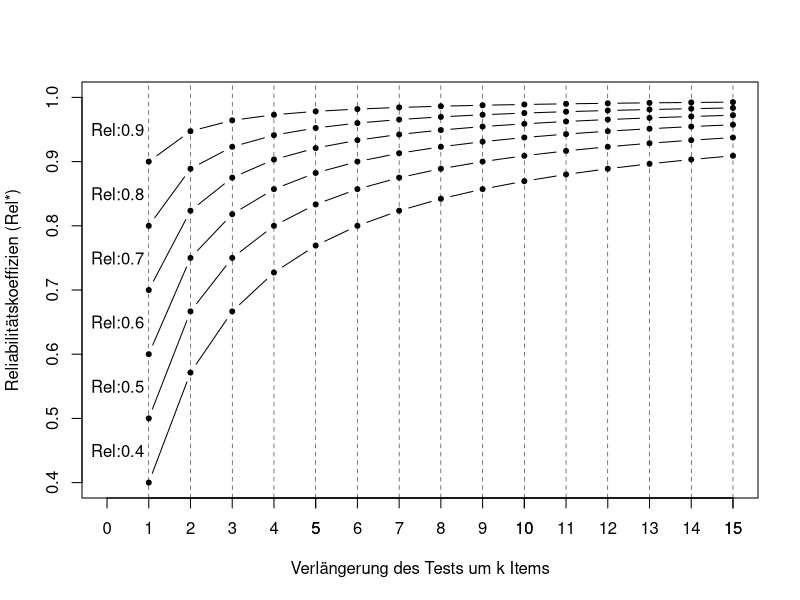
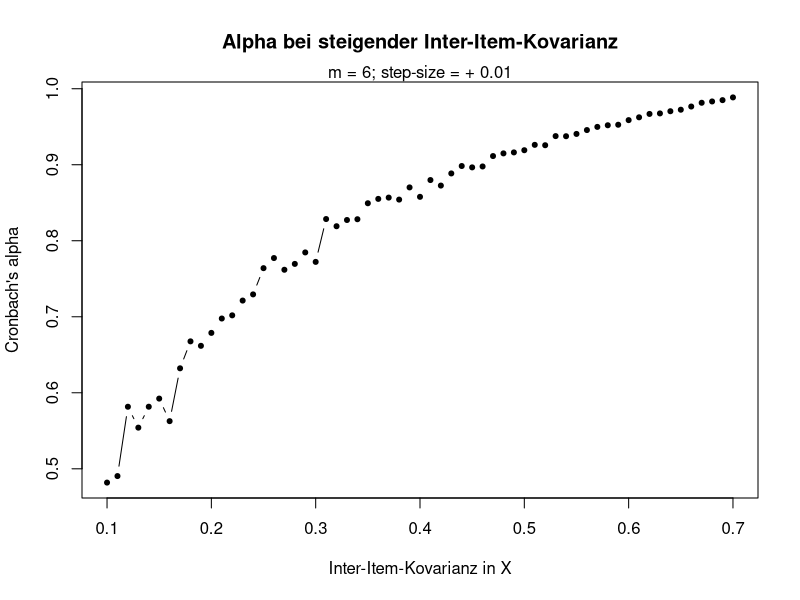
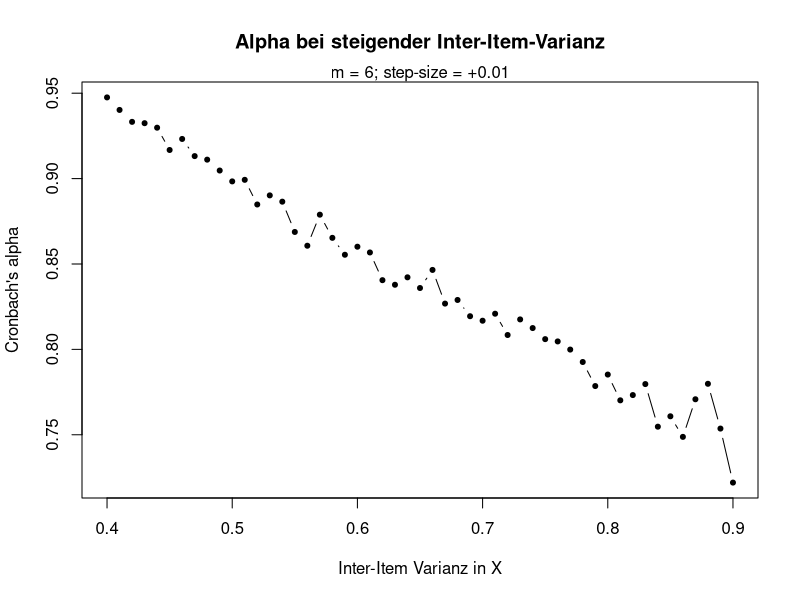

Recreate these plots in R, in order.
## ---- chunk 1
knitr::opts_chunk$set(echo = TRUE)
## ---- chunk 2
set.seed(123)
## ---- chunk 3
# Tau-parallel
M <- 8
mu <- c(5,4,3,4,5,3,5,4)
# Kovarianzmatrix
Sigma <- matrix(
  c(.8, .5, .5, .5, .5, .5, .5, .5,
    .5, .8, .5, .5, .5, .5, .5, .5,
    .5, .5, .8, .5, .5, .5, .5, .5,
    .5, .5, .5, .8, .5, .5, .5, .5,
    .5, .5, .5, .5, .8, .5, .5, .5,
    .5, .5, .5, .5, .5, .8, .5, .5,
    .5, .5, .5, .5, .5, .5, .8, .5,
    .5, .5, .5, .5, .5, .5, .5, .8),
  M,M)
N <- 1e3
# Multivariate Half-Normal Distribution
X <- data.frame(abs(MASS::mvrnorm(N, mu, Sigma)))
## ---- chunk 4
even <- seq(1,8, by=2)
uneven <- seq(2,8, by=2)
rsx_even <- rowSums(X[,even])
rsx_uneven <- rowSums(X[,uneven])
# Halbtestreliabilität
(Rel_halb <- cor(rsx_even, rsx_uneven))
## ---- chunk 5
Rel_SBK <- function(X_p, X_q) {
  r <- cor(X_p, X_q)
  2 * r / (1+r)
}
## ---- chunk 6
set.seed(123)
N <- 1e3
X <- data.frame(MASS::mvrnorm(N, mu, Sigma))
even <- seq(1,8, by=2)
uneven <- seq(2,8, by=2)
X_p <- rowSums(X[, even])
X_q <- rowSums(X[, uneven])
## ---- chunk 7
Rel_SBK(X_p, X_q)
## ---- chunk 8
set.seed(123)
## ---- chunk 9
N <- 1e3
X <- data.frame(MASS::mvrnorm(N, mu, Sigma))
m <- length(X) ; seq <- seq(m)
rseq <- sample(seq, m, replace=FALSE)
X_p <- rowSums(X[,rseq[1:4]])
X_q <- rowSums(X[,rseq[5:8]])
(Rel_halb <- cor(X_p, X_q))
## ---- chunk 10
Rel_SBK(X_p, X_q)
## ---- chunk 11
set.seed(123)
## ---- chunk 12
# Essenziell Tau-Äquivalent
M <- 8
mu <- c(5,4,3,4,5,3,5,4)
# Kovarianzmatrix
Sigma <- matrix(
  c(1.8, .5, .5, .5, .5, .5, .5, .5,
    .5, 1.7, .5, .5, .5, .5, .5, .5,
    .5, .5, 1.8, .5, .5, .5, .5, .5,
    .5, .5, .5, 1.6, .5, .5, .5, .5,
    .5, .5, .5, .5, 1.6, .5, .5, .5,
    .5, .5, .5, .5, .5, 1.7, .5, .5,
    .5, .5, .5, .5, .5, .5, 1.8, .5,
    .5, .5, .5, .5, .5, .5, .5, 1.8),
  M,M)
N <- 1e3
# Multivariate Half-Normal Distribution
X <- data.frame(abs(MASS::mvrnorm(N, mu, Sigma)))
## ---- chunk 13
VCOV <- cov(X)
V_items <- diag(VCOV)
V_X <- sum(VCOV)
list("Gesamtvarianz" = round(V_X, 2),
     "Itemvarianz" = round(V_items,2))
## ---- chunk 14
alpha <- function(X) {
  VCOV <- cov(X) ; m <- length(X)
  V_x <- sum(VCOV) ; V_xi <- sum(diag(VCOV))
  m/(m-1) * (1-(V_xi/V_x))
}
## ---- chunk 15
set.seed(123)
N <- 1e3
X <- data.frame(MASS::mvrnorm(N, mu, Sigma))
alpha(X)
## ---- chunk 16
item_stats <- psych::alpha(X)
item_stats$total[["raw_alpha"]]
## ---- chunk 17
set.seed(123)
## ---- chunk 18
N <- 1e2
X <- data.frame(MASS::mvrnorm(N, mu, Sigma))
VCOV <- cov(X)
V_items <- diag(VCOV)
V_X <- sum(VCOV)
list("Gesamtvarianz" = round(V_X, 2),
     "Itemvarianz" = round(V_items,2))
## ---- chunk 19
alpha(X)
## ---- chunk 20
set.seed(123)
## ---- chunk 21
# Essenziell Tau-Äquivalent
M <- 6
mu <- c(5,4,3,4,5,3)
# Kovarianzmatrix
Sigma <- matrix(
  c(.8, .4, .4, .4, .4, .4,
    .4, .7, .4, .4, .4, .4,
    .4, .4, .8, .4, .4, .4,
    .4, .4, .4, .7, .4, .4,
    .4, .4, .4, .4, .8, .4,
    .4, .4, .4, .4, .4, .7),
  M,M)
N <- 1e3
# Multivariate Half-Normal Distribution
X <- data.frame(abs(MASS::mvrnorm(N, mu, Sigma)))
## ---- chunk 22
alpha(X)
## ---- chunk 23
calc_k <- function(Rel_ast, Rel) {
 (Rel_ast * (1-Rel)) / (Rel * (1 -Rel_ast))
}
Rel_ast <- 0.99 ; Rel <- 0.87
calc_k(Rel_ast, Rel)
## ---- chunk 24
calc_k(Rel_ast=0.9, Rel=0.45)
## ---- chunk 25
calc_Rel_ast <- function(k, Rel) {
  (k * Rel) / (1 + (k-1) * Rel)
}
ks <- 1:15
plot(c(0,15), c(0.4,1), type = "n",
     xlab="Verlängerung des Tests um k Items",
     ylab="Reliabilitätskoeffizien (Rel*)")
axis(1, at = ks)
rs <- seq(0.4, 0.9, by=0.1)
lapply(rs, function(r) points(ks, lapply(ks, function(k) calc_Rel_ast(k, r)), 
                              type = "b", pch=20))
text(0.25, rs + 0.05, paste0("Rel:", rs))
abline(v = ks, lty=2, lwd=.5)
## ---- chunk 26
# Essenziell Tau-Äquivalent
M <- 6
mu <- c(5,4,3,4,5,3)
# Kovarianzmatrix
Sigma <- matrix(
  c(.8, .1, .1, .1, .1, .1,
    .1, .7, .1, .1, .1, .1,
    .1, .1, .8, .1, .1, .1,
    .1, .1, .1, .7, .1, .1,
    .1, .1, .1, .1, .8, .1,
    .1, .1, .1, .1, .1, .7),
  M,M)
N <- 1e3
# Multivariate Half-Normal Distribution
X <- data.frame(abs(MASS::mvrnorm(N, mu, Sigma)))
## ---- chunk 27
sigmas <- seq(0.1, 0.7, by=0.01)
sim_alpha <- function(sigma){
  M <- 6
  mu <- c(5,4,3,4,5,3)
  Sigma <- matrix(rep(sigma, M^2), M)
  diag(Sigma) <- rep(c(.8,.7), 3)
  N <- 1e3
  X <- data.frame(abs(MASS::mvrnorm(N, mu, Sigma)))
  alpha(X)
}
alphas <- lapply(sigmas, sim_alpha)
plot(sigmas, alphas, xlab="Inter-Item-Kovarianz in X", ylab = "Cronbach's alpha",
     type="b", pch=20, main = "Alpha bei steigender Inter-Item-Kovarianz")
mtext("m = 6; step-size = + 0.01")
## ---- chunk 28
# Essenziell Tau-Äquivalent
M <- 6
mu <- c(5,4,3,4,5,3)
# Kovarianzmatrix
Sigma <- matrix(
  c(.2, .1, .1, .1, .1, .1,
    .1, .2, .1, .1, .1, .1,
    .1, .1, .2, .1, .1, .1,
    .1, .1, .1, .2, .1, .1,
    .1, .1, .1, .1, .2, .1,
    .1, .1, .1, .1, .1, .2),
  M,M)
N <- 1e3
# Multivariate Half-Normal Distribution
X <- data.frame(abs(MASS::mvrnorm(N, mu, Sigma)))
## ---- chunk 29
sim_alpha <- function(sigma_sq){
  M <- 6
  mu <- c(5,4,3,4,5,3)
  Sigma <- matrix(rep(0.3, M^2), M)
  diag(Sigma) <- rep(sigma_sq, M)
  N <- 1e3
  X <- data.frame(abs(MASS::mvrnorm(N, mu, Sigma)))
  alpha(X)
}
sigma_sqs <- seq(0.4, 0.9, by = 0.01)
alphas <- lapply(sigma_sqs, sim_alpha)
plot(sigma_sqs, alphas, xlab="Inter-Item Varianz in X", ylab = "Cronbach's alpha", type="b", pch=20, main = "Alpha bei steigender Inter-Item-Varianz")
mtext("m = 6; step-size = +0.01")
## ---- chunk 30
if(!requireNamespace("MASS", quietly = TRUE)) {
  msg <- "'MASS' is not installed, want to install it? Type 'yes' or 'no'."
  answer <- readline(prompt = message(msg))
  no_msg <- "Did not install the package `MASS`."
  switch(answer,
         yes = install.packages("MASS"),
         no = stop(no_msg, call. = FALSE),
         stop("Please answer 'yes' or 'no' (omitt quotes!)" ))
} else {
 message("`MASS is already installed!") ; Sys.sleep(1)
 message("Time to rock!\n(*weird guitar sound*)")
}
## ---- chunk 31
M <- 4
mu <- rep(5,M)
# Covariance Matrix
Sigma <- matrix(
  c(.8, .5, .5, .5,
    .5, .8, .5, .5,
    .5, .5, .8, .5,
    .5, .5, .5, .8),
  M,M)
N <- 1e5
X <- data.frame(MASS::mvrnorm(N, mu, Sigma))
# Spaltenmittelwerte (gerundet)
round(colMeans(X), digits = 1)
# Kovarianzmatrix
round(cov(X), digits = 1)
## ---- chunk 32
M <- 4
mu <- c(5,4,3,4)
# Kovarianzmatrix
Sigma <- matrix(
  c(.8, .5, .5, .5,
    .5, .8, .5, .5,
    .5, .5, .8, .5,
    .5, .5, .5, .8),
  M,M)
N <- 1e5
X <- data.frame(MASS::mvrnorm(N, mu, Sigma))
# Spaltenmittelwerte (gerundet)
round(colMeans(X), digits = 1)
# Kovarianzmatrix
round(cov(X), digits = 1)
## ---- chunk 33
M <- 4
mu <- rep(5,M)
# Kovarianzmatrix
Sigma <- matrix(
  c(.7, .5, .5, .5,
    .5, .8, .5, .5,
    .5, .5, .7, .5,
    .5, .5, .5, .6),
  M,M)
N <- 1e5
X <- data.frame(MASS::mvrnorm(N, mu, Sigma))
# Spaltenmittelwerte (gerundet)
round(colMeans(X), digits = 1)
# Kovarianzmatrix
round(cov(X), digits = 1)
## ---- chunk 34
M <- 4
mu <- c(5,4,3,4)
# Kovarianzmatrix
Sigma <- matrix(
  c(.7, .5, .5, .5,
    .5, .8, .5, .5,
    .5, .5, .7, .5,
    .5, .5, .5, .6),
  M,M)
N <- 1e5
X <- data.frame(MASS::mvrnorm(N, mu, Sigma))
# Spaltenmittelwerte (gerundet)
round(colMeans(X), digits = 1)
# Kovarianzmatrix
round(cov(X), digits = 1)
## ---- chunk 35
M <- 4
mu <- c(5,4,3,4)
# Kovarianzmatrix
Sigma <- matrix(
  c(.7, .5, .6, .7,
    .5, .8, .5, .6,
    .6, .5, .7, .5,
    .7, .6, .5, .8),
  M,M)
N <- 1e5
X <- data.frame(MASS::mvrnorm(N, mu, Sigma))
# Spaltenmittelwerte (gerundet)
round(colMeans(X), digits = 1)
# Kovarianzmatrix
round(cov(X), digits = 1)
